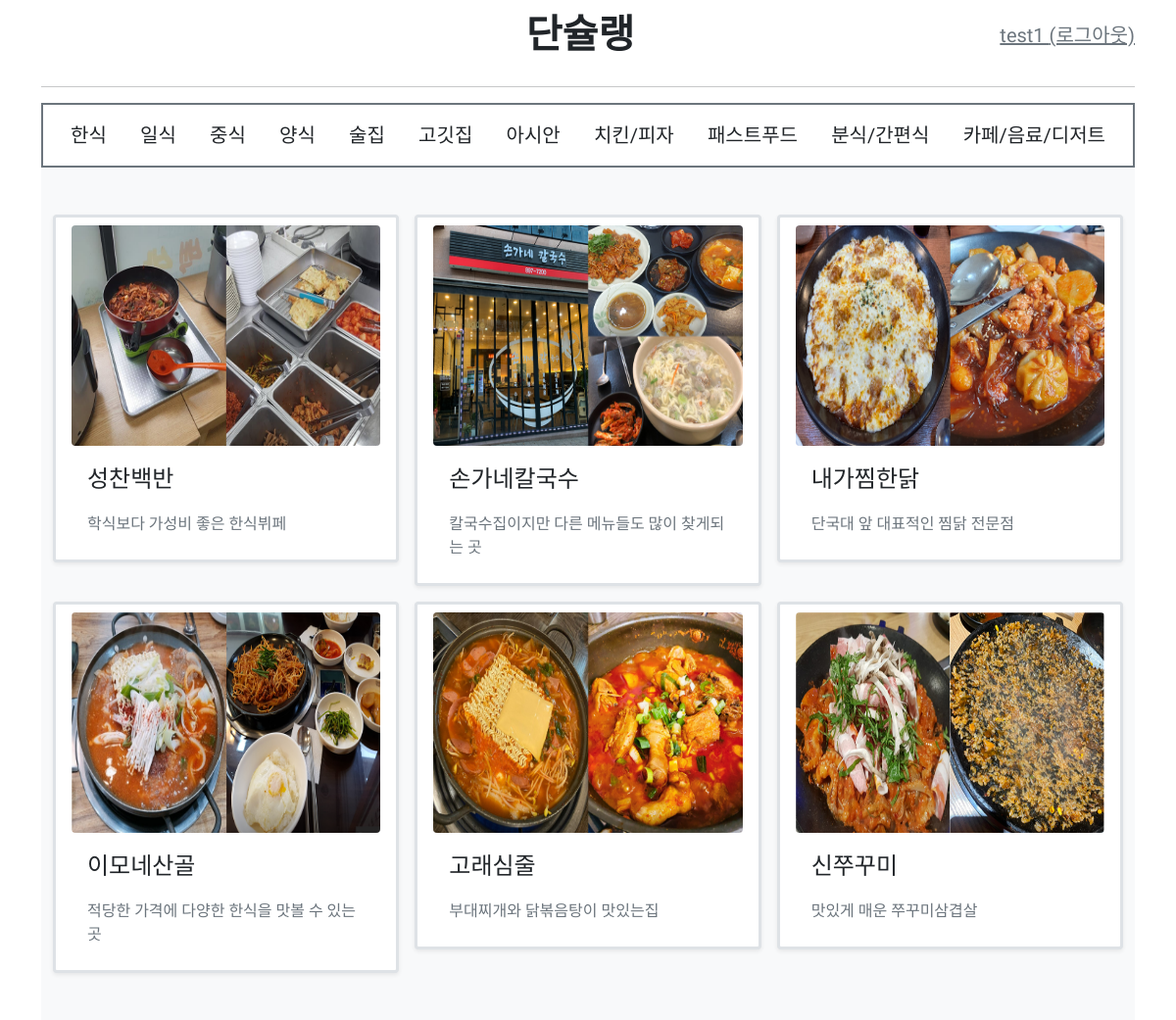
The app's page /list/type/1/ (signed in) with its own data.
### mainapp/models.py (models this page shows, shortened)
class Post(models.Model):
    category = models.IntegerField() # 1~12까지로 한식부터 카페까지 구분하기 위한 필드
    subject = models.CharField(max_length=200) # 가게이름
    location = models.CharField(max_length=200) # 주소
    callnum = models.CharField(max_length=200) # 전화번호
    timeinfo = models.CharField(max_length=200) # 영업시간
    urlinfo = models.CharField(max_length=200) # URL
    menu = models.TextField() # 메뉴
    review = models.TextField() # 총평
    image = models.ImageField(blank=True, upload_to='media/') # 썸네일사진
    summary = models.CharField(max_length=200) # 썸네일텍스트
    voter = models.ManyToManyField(User, blank=True)  # 추천인

### mainapp/views.py (the view)
# urls.py: path('list/type/<int:post_category>/', views.list, name='list'),
def list(request, post_category):
    post_list = Post.objects.filter(category=post_category)
    context = {'post_list': post_list}
    return render(request, 'mainapp/list.html', context)

### templates/mainapp/list.html (shortened to what this page needs)
{% extends 'base.html' %}
{% block content %}
{% if post_list %}
<div class="album py-5 bg-light">
    <div class="container">
        <div class="row row-cols-1 row-cols-sm-2 row-cols-md-3 g-3">
            {% for post in post_list %}
            <div class="col">
                <a href="{% url 'main:detail' post.id %}" class="card shadow-sm fs-5 nav-link text-dark border border-3 border-drak">
                    <img class="rounded" width="100%" height="225" src="/media/{{post.image}}" alt="korean_post">
                    <div class="card-body">
                        <p class="card-text fs-4">{{ post.subject }}</p>
                        <div class="d-flex justify-content-between align-items-center">
                            <small class="text-muted fs-6">{{ post.summary }}</small>
                        </div>
                    </div>
                </a>
            </div>
            {% endfor %}
        </div>
    </div>
</div>
{% else %}
<br><br><br><br><br>
<p class="fs-2 text-secondary text-center">준비중입니다.</p>
{% endif %}
{% endblock %}

### templates/base.html (shortened to what this page needs)
{% load static %}
<!DOCTYPE html>
<html lang="ko">
<head>
    <link rel="stylesheet" type="text/css" href="{% static 'style.css' %}">
    <link rel="stylesheet" type="text/css" href="{% static 'bootstrap.min.css' %}">
    <link rel="stylesheet" href="https://cdn.jsdelivr.net/npm/bootstrap-icons@1.8.0/font/bootstrap-icons.css">
</head>
<body>
    <div class="container">
        <header class="blog-header lh-1 py-3">
            <div class="row flex-nowrap justify-content-between align-items-center">
                <div class="col-4 pt-1">
                </div>
                <div class="col-4 text-center">
                    <a class="fs-1 fw-bold text-dark navbar-brand" href={% url 'main:index' %}>단슐랭</a>
                </div>
                <div class="col-4 d-flex justify-content-end align-items-center">
                    {% if user.is_authenticated %}
                    <a class="fs-5 link-secondary navbar-text" href={% url 'user:logout' %}>{{ user.username }} (로그아웃)</a>
                    {% else %}
                    <a class="fs-5 btn btn-basic" href={% url 'user:login' %}>로그인</a>
                    {% endif %}
                </div>
            </div>
        </header>
        <hr>
        <navbar class="navbar border border-2 border-secondary navbar-dark d-flex justify-content-between">
            <div class="container-fluid">
                <a class="fs-5 nav-link text-dark" href="{% url 'main:list' 1 %}">한식</a>
                <a class="fs-5 nav-link text-dark" href="{% url 'main:list' 2 %}">일식</a>
                <a class="fs-5 nav-link text-dark" href="{% url 'main:list' 3 %}">중식</a>
                <a class="fs-5 nav-link text-dark" href="{% url 'main:list' 4 %}">양식</a>
                <a class="fs-5 nav-link text-dark" href="{% url 'main:list' 5 %}">술집</a>
                <a class="fs-5 nav-link text-dark" href="{% url 'main:list' 6 %}">고깃집</a>
                <a class="fs-5 nav-link text-dark" href="{% url 'main:list' 7 %}">아시안</a>
                <a class="fs-5 nav-link text-dark" href="{% url 'main:list' 8 %}">치킨/피자</a>
                <a class="fs-5 nav-link text-dark" href="{% url 'main:list' 9 %}">패스트푸드</a>
                <a class="fs-5 nav-link text-dark" href="{% url 'main:list' 10 %}">분식/간편식</a>
                <a class="fs-5 nav-link text-dark" href="{% url 'main:list' 11 %}">카페/음료/디저트</a>
            </div>
    </div>
    <main class="container">
    {% block content %}
    {% endblock %}
    </main>
</body>
</html>

### static/style.css (style rules this page uses)
body { font-family: 'Do Hyeon', sans-serif !important; }

### records on screen
Post: image (picture), subject "성찬백반", summary "학식보다 가성비 좋은 한식뷔페"
Post: image (picture), subject "손가네칼국수", summary "칼국수집이지만 다른 메뉴들도 많이 찾게되는 곳"
Post: image (picture), subject "내가찜한닭", summary "단국대 앞 대표적인 찜닭 전문점"
Post: image (picture), subject "이모네산골", summary "적당한 가격에 다양한 한식을 맛볼 수 있는 곳"
Post: image (picture), subject "고래심줄", summary "부대찌개와 닭볶음탕이 맛있는집"
Post: image (picture), subject "신쭈꾸미", summary "맛있게 매운 쭈꾸미삼겹살"

### other values on screen
{{ user.username }} "test1"
